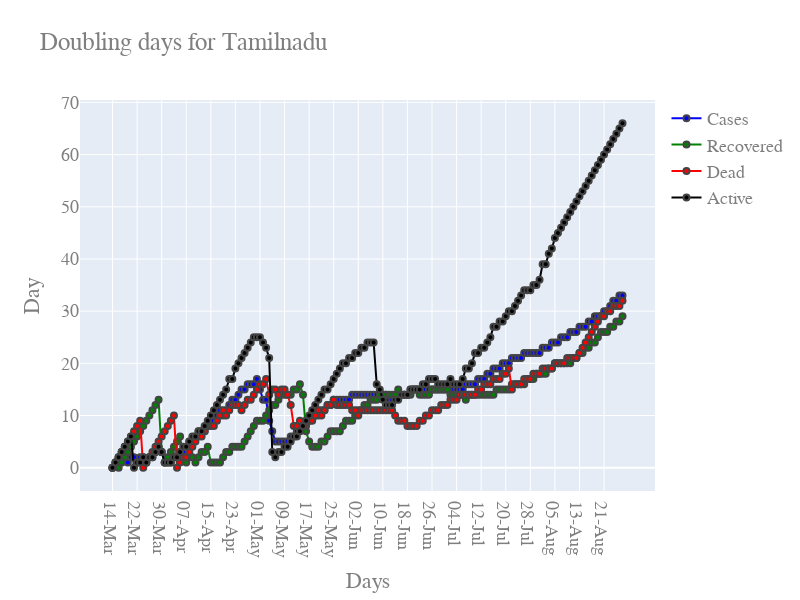

Notebook code cell kept with this figure:
### Code cell
from impfuncs import *
import matplotlib.pyplot as plt
import ipywidgets as widgets
from IPython.display import clear_output
from plotly.subplots import make_subplots
import plotly.graph_objects as go
from datetime import date
dfs=populate_dfs()  
states=getStateNames()
fig = go.Figure()
#warnings.filterwarnings('ignore')

def plotDoubling(fig,state="India",start_day=25,end_day=128):
    fig.data = []


    color=next(colorcycler)
    arr=load_Data(dfs,state=state,day_max=end_day)
    cases=column(arr,2)
    recovery=column(arr,3)
    dead=column(arr,4)
    active=column(arr,5)


    dates=column(arr,1)

    arrNew=[]
    arrHover=[]
    for i in range(len(arr)):
        c_val=cases[i]
        r_val=recovery[i]
        d_val=dead[i]
        a_val=active[i]
        c_h=np.where(cases>=c_val/2)[0][0]
        r_h=np.where(recovery>=r_val/2)[0][0]
        d_h=np.where(dead>=d_val/2)[0][0]
        a_h=np.where(active>=a_val/2)[0][0]
    
        arrNew.append([dates[i],i-c_h,i-r_h,i-d_h,i-a_h])
        c_hover="("+str(cases[i])+". On "+str(dates[c_h])+" there were "+ str(cases[c_h])
        r_hover="("+str(recovery[i])+". On "+str(dates[r_h])+" there were "+ str(recovery[r_h])
        d_hover="("+str(dead[i])+". On "+str(dates[d_h])+" there were "+ str(dead[d_h]) 
        a_hover="("+str(active[i])+". On "+str(dates[a_h])+" there were "+ str(active[a_h])
        arrHover.append([c_hover,r_hover,d_hover,a_hover])
    
    
    x=column(arrNew,0)
    
    


    p_cases=go.Scatter(x=x,y=column(arrNew,1),name="Cases",marker={'color': "blue",'line':dict(width=2)},mode="lines+markers",hovertext=column(arrHover,0))
    p_recovery=go.Scatter(x=x,y=column(arrNew,2),name="Recovered",marker={'color': "green",'line':dict(width=2)},mode="lines+markers",hovertext=column(arrHover,1))
    p_dead=go.Scatter(x=x,y=column(arrNew,3),name="Dead",marker={'color': "red",'line':dict(width=2)},mode="lines+markers",hovertext=column(arrHover,2))
    p_active=go.Scatter(x=x,y=column(arrNew,4),name="Active",marker={'color': "black",'line':dict(width=2)},mode="lines+markers",hovertext=column(arrHover,3))

#p_cases=go.Bar(x=x,y=column(arrNew,1),name="Cases",marker={'color': "blue"})
#p_recovery=go.Bar(x=x,y=column(arrNew,2),name="Recovered",marker={'color': "green"})
#p_dead=go.Bar(x=x,y=column(arrNew,3),name="Dead",marker={'color': "red"})
#p_active=go.Bar(x=x,y=column(arrNew,4),name="Active",marker={'color': "black"})


    fig.add_trace(p_cases)
    fig.add_trace(p_recovery) 
    fig.add_trace(p_dead)
    fig.add_trace(p_active)
    fig.update_layout(height=600, width=800,title="Doubling days for "+state,xaxis_title="Days",
    yaxis_title="Day",
    font=dict(
        family="Courier New, monospace",
        size=18,
        color="#7f7f7f"))
#fig.write_html('index.html', auto_open=True)
    fig.show()

import ipywidgets as widget

def dropdown_eventhandler(change):
    if change['type'] == 'change' and change['name'] == 'value':
        clear_output()
        state=change['new']
        print(state)
        statesDropdown.observe(dropdown_eventhandler)
        display(statesDropdown)
        plotDoubling(fig,state=state,start_day=25,end_day=167)

statesDropdown=widgets.Dropdown(
    options=states,
    value='India',
    description='State:',
    disabled=False, 
)
statesDropdown.observe(dropdown_eventhandler)
display(statesDropdown)

### Figure 1 — Plotly figure (JSON) as saved in the notebook; plotly's stock layout.template omitted (floating-point values rounded to 4 significant figures; data arrays with more than 128 entries replaced by an {"elided": "..."} marker saying what was removed)
{"data": [{"hovertext": {"elided": "167 str values"}, "marker": {"color": "blue", "line": {"width": 2}}, "mode": "lines+markers", "name": "Cases", "type": "scatter", "x": {"elided": "167 str values"}, "y": {"elided": "167 int values"}}, {"hovertext": {"elided": "167 str values"}, "marker": {"color": "green", "line": {"width": 2}}, "mode": "lines+markers", "name": "Recovered", "type": "scatter", "x": {"elided": "167 str values"}, "y": {"elided": "167 int values"}}, {"hovertext": {"elided": "167 str values"}, "marker": {"color": "red", "line": {"width": 2}}, "mode": "lines+markers", "name": "Dead", "type": "scatter", "x": {"elided": "167 str values"}, "y": {"elided": "167 int values"}}, {"hovertext": {"elided": "167 str values"}, "marker": {"color": "black", "line": {"width": 2}}, "mode": "lines+markers", "name": "Active", "type": "scatter", "x": {"elided": "167 str values"}, "y": {"elided": "167 int values"}}], "layout": {"font": {"color": "#7f7f7f", "family": "Courier New, monospace", "size": 18}, "height": 600, "title": {"text": "Doubling days for Tamilnadu"}, "width": 800, "xaxis": {"title": {"text": "Days"}}, "yaxis": {"title": {"text": "Day"}}}}
